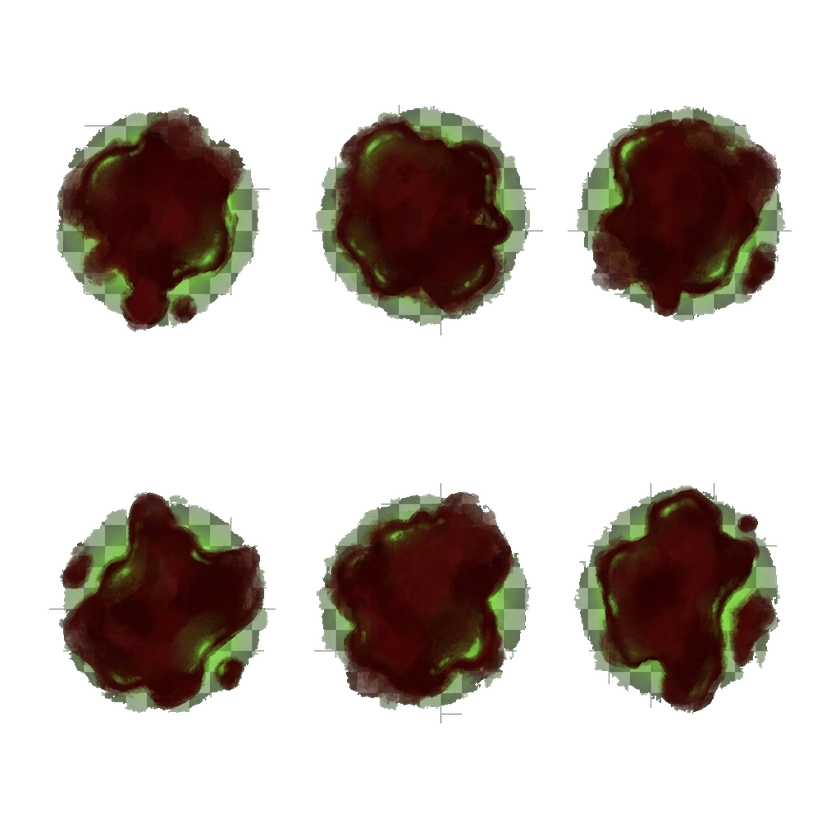
#> input picture assets/fx/blood_splatter_sheet.png, 840 x 840 px, shrunk from 1024 x 1024 before the run
$ python slice_vfx_sheet.py --input ../assets/fx/blood_splatter_sheet.png --output-dir out
#> lines starting #> are read from the running program, lines starting #| are printed output that depends on the picture
#!/usr/bin/env python3
"""
Zombi Kronika - VFX Sheet Slicer
-----------------------------------
Egy racs-elrendezesu VFX-lapot (pl. tobb verfroccsenes egy kepen) vag szet
egyedi, kulon hasznalhato darabokra, es legyart hozza egy manifest JSON-t,
amit a blood-fx.js be tud tolteni.

Hasznalat:
    python3 slice_vfx_sheet.py --input blood_splatter_sheet.png \
        --output-dir ../assets/fx --cols 3 --rows 2 --prefix splat

Ures (teljesen atlatszo) racscellak automatikusan kimaradnak, es minden
kivagott darab a tartalma korul szorosra van vagva (kis paddinggal), hogy
ne maradjon felesleges ures terulet korulotte.
"""

import argparse
import json
import os
from PIL import Image


def slice_sheet(input_path, output_dir, cols, rows, prefix, padding=4):
#> called with input_path = '../assets/fx/blood_splatter_sheet.png', output_dir = 'out', cols = 3, rows = 2, prefix = 'splat', padding = 4
    os.makedirs(output_dir, exist_ok=True)
    img = Image.open(input_path).convert("RGBA")
#> img is the input picture: PIL image 840x840 RGBA; mean R, G, B, A 23.7, 16.5, 11.3, 74.2
    w, h = img.size
#> w = 840; h = 840
    cell_w = w // cols
#> cell_w = 280
    cell_h = h // rows
#> cell_h = 420

    manifest = []
    idx = 1
    for r in range(rows):
        for c in range(cols):
            box = (c * cell_w, r * cell_h, (c + 1) * cell_w, (r + 1) * cell_h)
            cell = img.crop(box)
            alpha = cell.split()[-1]
            bbox = alpha.getbbox()
            if bbox is None:
                continue

            px0 = max(0, bbox[0] - padding)
            py0 = max(0, bbox[1] - padding)
            px1 = min(cell.width, bbox[2] + padding)
            py1 = min(cell.height, bbox[3] + padding)
            trimmed = cell.crop((px0, py0, px1, py1))

            fname = f"{prefix}_{idx:02d}.png"
            trimmed.save(os.path.join(output_dir, fname), optimize=True)
            manifest.append(fname)
            idx += 1
#> this loop made 2 passes
#> pass 1, in slice_sheet, `trimmed.save(os.path.join(output_dir, fname), optimize=True)`:
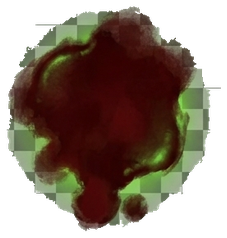
#> saved as splat_01.png: PIL image 227x238 RGBA; mean R, G, B, A 52.6, 38.1, 25.9, 158.4; transparent parts drawn white
#> pass 1, in slice_sheet, `trimmed.save(os.path.join(output_dir, fname), optimize=True)`:
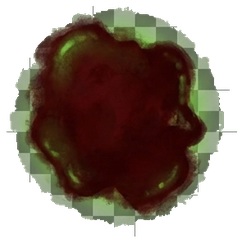
#> saved as splat_02.png: PIL image 242x243 RGBA; mean R, G, B, A 48.3, 34, 24, 152.1; transparent parts drawn white
#> pass 1, in slice_sheet, `trimmed.save(os.path.join(output_dir, fname), optimize=True)`:
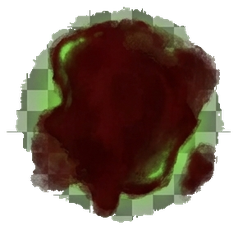
#> saved as splat_03.png: PIL image 237x229 RGBA; mean R, G, B, A 50.2, 34.6, 24, 158.7; transparent parts drawn white
#> pass 2, in slice_sheet, `trimmed.save(os.path.join(output_dir, fname), optimize=True)`:
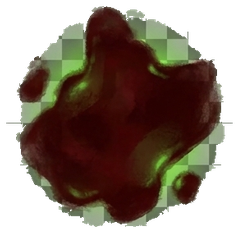
#> saved as splat_04.png: PIL image 237x233 RGBA; mean R, G, B, A 49.6, 34.9, 23.3, 159.5; transparent parts drawn white
#> after the loop:
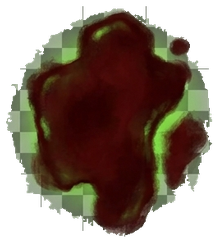
#> trimmed: PIL image 219x243 RGBA; mean R, G, B, A 51.2, 36.1, 24.1, 159.8; transparent parts drawn white
#> after the loop, idx = 7; manifest = ['splat_01.png', 'splat_02.png', 'splat_03.png', 'splat_04.png', 'splat_05.png', 'splat_06.png']

    manifest_path = os.path.join(output_dir, f"{prefix}_manifest.json")
    with open(manifest_path, "w", encoding="utf-8") as f:
        json.dump({"files": manifest}, f, indent=2, ensure_ascii=False)

    print(f"Kesz: {len(manifest)} darab kivagva -> {manifest_path}")
#| Kesz: 6 darab kivagva -> out/splat_manifest.json
    if len(manifest) == 0:
        print("FIGYELEM: egyetlen nem-ures cella sem talalhato. Ellenorizd a")
        print("--cols/--rows erteket, vagy hogy a kep tenyleg racsban van-e.")
    return manifest_path


if __name__ == "__main__":
    parser = argparse.ArgumentParser(description=__doc__)
    parser.add_argument("--input", required=True, help="Forras VFX-lap PNG")
    parser.add_argument("--output-dir", required=True, help="Kimeneti mappa")
    parser.add_argument("--cols", type=int, default=3, help="Racs oszlopok szama")
    parser.add_argument("--rows", type=int, default=2, help="Racs sorok szama")
    parser.add_argument("--prefix", default="splat", help="Kimeneti fajlnev-elotag")
    parser.add_argument("--padding", type=int, default=4, help="Padding px a vagas korul")
    args = parser.parse_args()

    slice_sheet(
        args.input,
        args.output_dir,
        args.cols,
        args.rows,
        args.prefix,
        args.padding,
    )

$ run again, with assets/fx/explosion_sheet.png copied over assets/fx/blood_splatter_sheet.png
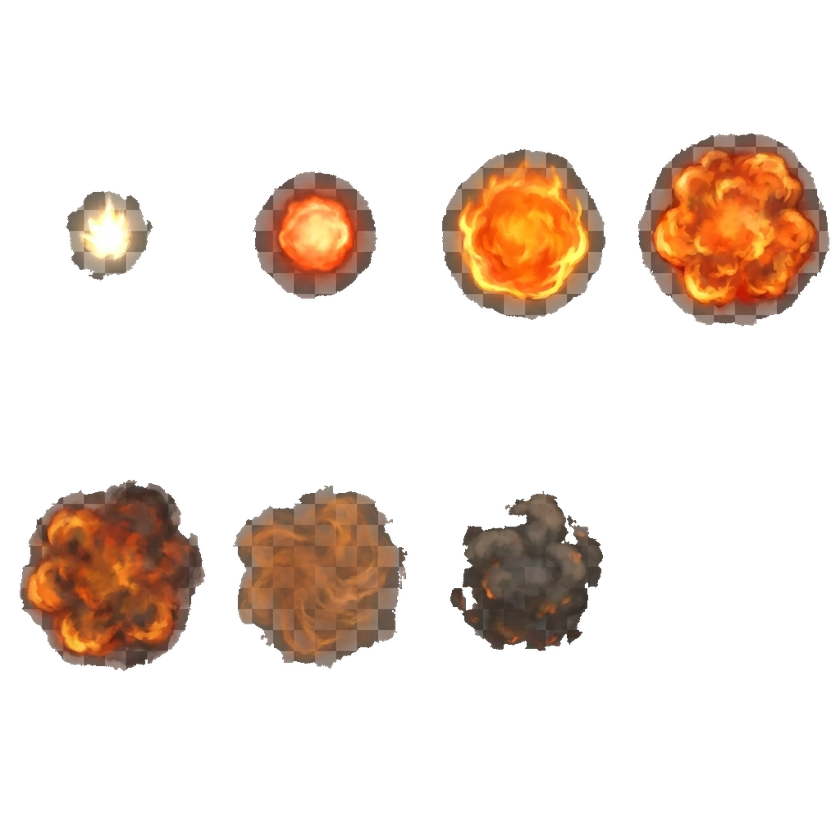
#> input picture assets/fx/explosion_sheet.png, 840 x 840 px, shrunk from 1024 x 1024 before the run
#> in slice_sheet, img is the input picture: PIL image 840x840 RGBA; mean R, G, B, A 31.9, 20.3, 12.5, 47.5
#> the loop in slice_sheet, `for r in range(rows):` made 2 passes
#> pass 1, in slice_sheet, `trimmed.save(os.path.join(output_dir, fname), optimize=True)`:
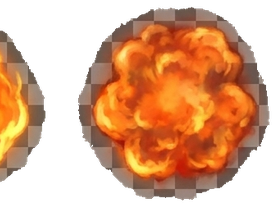
#> saved as splat_03.png: PIL image 276x207 RGBA; mean R, G, B, A 114, 64.3, 32.4, 145.8; transparent parts drawn white
#> after the loop in slice_sheet, `for r in range(rows):`:
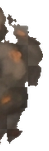
#> trimmed: PIL image 49x151 RGBA; mean R, G, B, A 46.6, 39.7, 34, 119.2; transparent parts drawn white
#> after the loop in slice_sheet, `for r in range(rows):`: idx = 7; manifest = ['splat_01.png', 'splat_02.png', 'splat_03.png', 'splat_04.png', 'splat_05.png', 'splat_06.png']
#| Kesz: 6 darab kivagva -> out/splat_manifest.json
